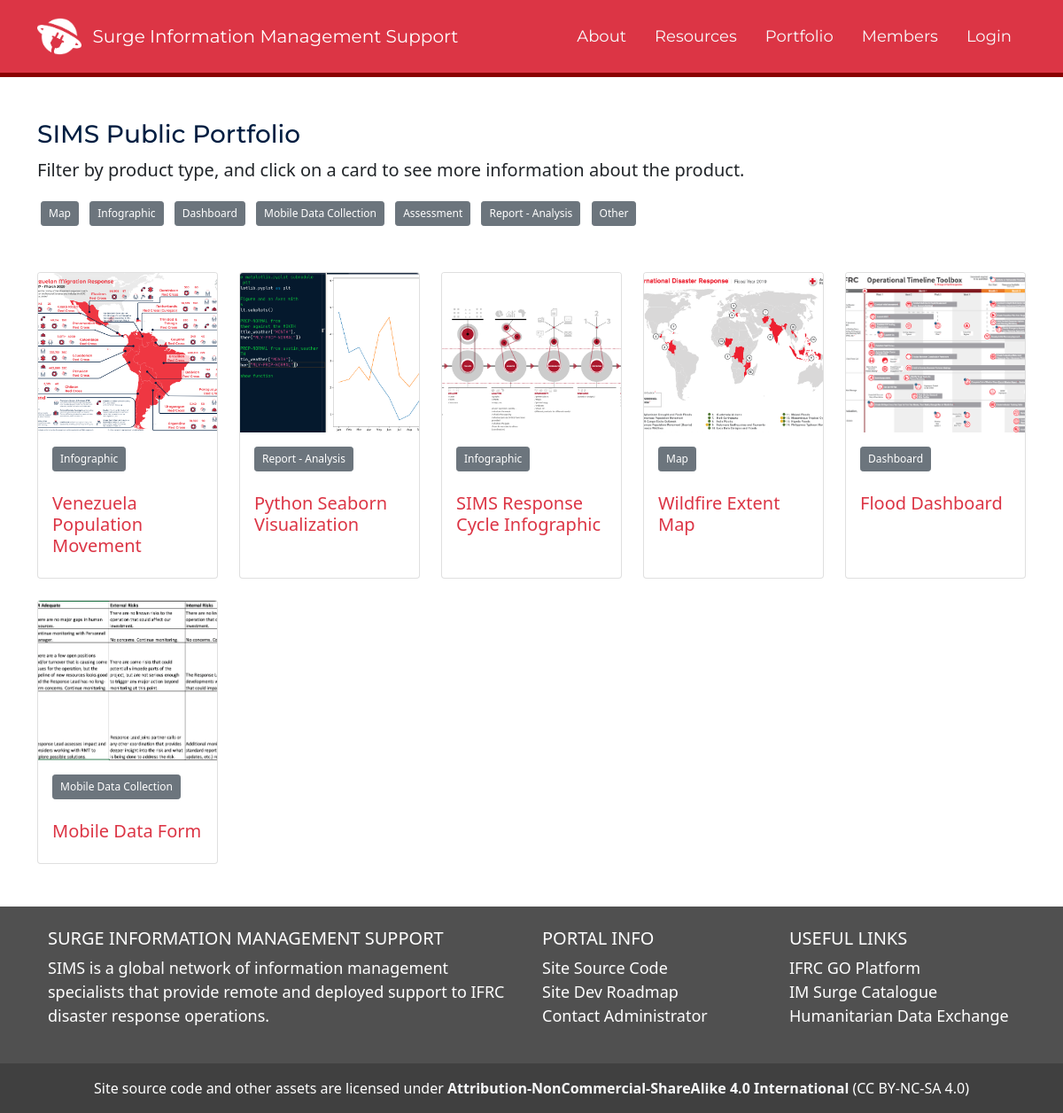
The app's page /portfolio with its own data.
### SIMS_Portal/models.py (models this page shows, shortened)
class Portfolio(db.Model):
	__tablename__ = 'portfolio'
	id = db.Column(db.Integer, primary_key=True)
	title = db.Column(db.String(200), nullable=False)
	type = db.Column(db.String(100), nullable=False)
	description = db.Column(db.Text)
	product_status = db.Column(db.String(100), default='Active')
	final_file_location = db.Column(db.String(100), nullable=False)
	asset_file_location = db.Column(db.String(100))
	external = db.Column(db.Boolean, default=False)
	assignment_id = db.Column(db.Integer, db.ForeignKey('assignment.id'))
	creator_id = db.Column(db.Integer, db.ForeignKey('user.id'), nullable=False)
	emergency_id = db.Column(db.Integer, db.ForeignKey('emergency.id'))
	created_at = db.Column(db.DateTime, server_default=func.now())
	updated_at = db.Column(db.DateTime, onupdate=func.now())

### SIMS_Portal/portfolios/routes.py (the view)
@portfolios.route('/portfolio')
def portfolio():
	public_portfolio = db.session.query(Portfolio).filter(Portfolio.external==1, Portfolio.product_status=='Active').all()
	type_search = ''
	type_list = ['Map', 'Infographic', 'Dashboard', 'Mobile Data Collection', 'Assessment', 'Report - Analysis', 'Other']
	return render_template('portfolio_public.html', title="SIMS Products", public_portfolio=public_portfolio, type_list=type_list, type_search=type_search)

### SIMS_Portal/templates/portfolio_public.html (shortened to what this page needs)
{% extends "layout.html" %}
{% block content %}
	<div class="container">
		<h3 class="mt-5" style="font-family: 'Montserrat';" id='sims-blue'>SIMS Public Portfolio</h3>
		<p class='lead'>Filter by product type, and click on a card to see more information about the product.</p>
		<div class="col mt-3">
			{% for type in type_list %}
				{% if type == type_search %}
				<a href='/portfolio/filter/{{type}}'><button class='btn btn-danger btn-sm m-1'>{{type}}</button></a>
				{% else %}
				<a href='/portfolio/filter/{{type}}'><button class='btn btn-secondary btn-sm m-1'>{{type}}</button></a>
				{% endif %}
			{% endfor %}
		<div class='row mb-5'>
			<div class='col-md-12'>
				<div class="row row-cols-5 row-cols-md-5 g-4 mt-4">
					{% for product in public_portfolio %}
	  					<div class="col d-flex align-items-stretch">
							<a href='/portfolio/view/{{product.id}}' class='text-danger'>
							<div class="card" id="portfolio-card">
								{% if '.pdf' in product.final_file_location %}
								<img src="/static/assets/portfolio/placeholder.png" class="card-img-top" alt="PDF Placeholder Thumbnail">
								{% else %}
		  					  	<img src="/static/assets/portfolio/{{product.final_file_location}}" class="card-img-top" alt="{{product.description}}">
							  	{% endif %}
		  					<div class="card-body d-flex flex-column">
								<div class='pb-4'><button type="button" class="btn btn-secondary btn-sm">{{product.type}}</button></div>
								<h5 class="card-title mt-auto mb-2" id='invert-card-text'>{{product.title}}</h5>
							  </a>
		  					</div>
							</div>
	  					</div>
					{% endfor %}
{% endblock content %}

### SIMS_Portal/templates/layout.html (shortened to what this page needs)
<!DOCTYPE html>
<html lang="en">
<head>
	<link href="https://cdn.jsdelivr.net/npm/bootstrap@5.1.3/dist/css/bootstrap.min.css" rel="stylesheet">
	<link rel="stylesheet" type="text/css" href="https://cdn.datatables.net/1.12.1/css/jquery.dataTables.css">
	<link rel="stylesheet" type="text/css" href="{{ url_for('static', filename='css/main.css') }}">
	<link rel="stylesheet" href="https://cdn.jsdelivr.net/npm/bootstrap-icons@1.8.3/font/bootstrap-icons.css">
	<link rel="stylesheet" href="https://cdn.jsdelivr.net/npm/fullcalendar@5.11.0/main.min.css">
</head>
<body class="d-flex flex-column min-vh-100" data-spy="scroll" data-target=".card" data-offset="50">
	<header>
	<nav id="navbar_top" class="navbar navbar-expand-md navbar-dark bg-danger navbar-static-top py-3">
	 <div class="container">
		 <img src='/static/assets/img/SIMS-Logo-Dark.png' height='50px'>&nbsp &nbsp
		{% if current_user.is_authenticated %}
			<a class="navbar-brand" href="/dashboard" style="font-family: 'Montserrat';">Surge Information Management Support</a>
		{% else %}
			<a class="navbar-brand" href="/" style="font-family: 'Montserrat';">Surge Information Management Support</a>
		{% endif %}
	  <div class="collapse navbar-collapse" id="main_nav">
		<ul class="navbar-nav ms-auto">
			{% if current_user.is_authenticated %}
				{% if request.path == '/dashboard' %}
					<li class="nav-item px-3"><button type="button" class="btn btn-light" style="font-family: 'Montserrat';">Dashboard</button></li>
				{% else %}
					<li class="nav-item px-3"><a class="nav-link text-light" href="/dashboard" style="font-family: 'Montserrat';"> Dashboard </a></li>
				{% endif %}
				{% if '/profile_edit/' in request.path %}
				<li class="nav-item px-3"> </li>
				{% elif request.path == '/profile' %}
					<li class="nav-item px-2"><button type="button" class="btn btn-light" style="font-family: 'Montserrat';">{{ current_user.firstname }}'s Profile</button></li>
				{% else %}
				<li class="nav-item px-2"><a class="nav-link text-light" href="/profile" style="font-family: 'Montserrat';"> {{ current_user.firstname }}'s Profile </a></li>
				{% endif %}
				<li class="nav-item ps-2"><a class="nav-link text-light" href="/logout" style="font-family: 'Montserrat';"> Logout </a></li>
			{% else %}
				<li class="nav-item px-2"><a class="nav-link text-light" href="/about" style="font-family: 'Montserrat';"> About </a></li>
				<li class="nav-item px-2"><a class="nav-link text-light" href="#" style="font-family: 'Montserrat';"> Resources </a></li>
				<li class="nav-item px-2"><a class="nav-link text-light" href="/portfolio" style="font-family: 'Montserrat';"> Portfolio </a></li>
				<li class="nav-item px-2"><a class="nav-link text-light" href="/members" style="font-family: 'Montserrat';"> Members </a></li>
				<li class="nav-item px-2"><a class="nav-link text-light" href="/login" style="font-family: 'Montserrat';"> Login </a></li>
			{% endif %}
		</ul>
	  </div>
	</nav>
	</header>
	{% block content %}{% endblock %}
	<footer class="text-white text-center text-lg-start mt-auto" style='background: #505050'>
	  <div class="container p-4">
		<div class="row">
		  <div class="col-lg-6 col-md-12 mb-4 mb-md-0">
			<h5 class="text-uppercase">Surge Information Management Support</h5>
			<p>
			  SIMS is a global network of information management specialists that provide remote and deployed support to IFRC disaster response operations.
			</p>
		  </div>
		  <div class="col-lg-3 col-md-6 mb-4 mb-md-0">
			<h5 class="text-uppercase">Portal Info</h5>
			<ul class="list-unstyled mb-0">
			  <li>
				<a href="https://github.com/JonathanGarro/SIMS-Portal-Neo" class="text-white">Site Source Code</a>
			  </li>
			  <li>
				<a href="https://trello.com/b/zzwVdwoY/sims-portal-development-roadmap" class="text-white">Site Dev Roadmap</a>
			  </li>
			  <li>
				<a href="#!" class="text-white">Contact Administrator</a>
			  </li>
			</ul>
		  </div>
		  <div class="col-lg-3 col-md-6 mb-4 mb-md-0">
			  <h5 class="text-uppercase">Useful Links</h5>
			  <ul class="list-unstyled mb-0">
				<li>
				  <a href="https://go.ifrc.org" class="text-white">IFRC GO Platform</a>
				</li>
				<li>
				  <a href="https://go.ifrc.org/deployments/catalogue/infoMgt" class="text-white">IM Surge Catalogue</a>
				</li>
				<li>
				  <a href="https://data.humdata.org" class="text-white">Humanitarian Data Exchange</a>
				</li>
			  </ul>
			</div>
		</div>
	  </div>
	  <div class="text-center p-3" style="background-color: rgba(0, 0, 0, 0.2);">
		Site source code and other assets are licensed under <a href='http://creativecommons.org/licenses/by-nc-sa/4.0/' class='text-light fw-bold'> Attribution-NonCommercial-ShareAlike 4.0 International</a> (CC BY-NC-SA 4.0)
	  </div>
	</footer>
</body>
</html>

### SIMS_Portal/static/css/main.css (style rules this page uses)
a { text-decoration: none; color: #df4759 }
a:link { text-decoration: none; color: #df4759 }
body { position: relative; }
p { font-size: 18px; }
li { font-size: 18px; }
#sims-blue { color: #011E41 }
.card-img-top { width: 100%; height: 15vw; object-fit: cover; }
.btn-sm { font-size: 12px }
#navbar_top { border-bottom: 5px solid #890000; }

### records on screen
Portfolio: final_file_location (picture), type "Infographic", title "Venezuela Population Movement"
Portfolio: final_file_location (picture), type "Report - Analysis", title "Python Seaborn Visualization"
Portfolio: final_file_location (picture), type "Infographic", title "SIMS Response Cycle Infographic"
Portfolio: final_file_location (picture), type "Map", title "Wildfire Extent Map"
Portfolio: final_file_location (picture), type "Dashboard", title "Flood Dashboard"
Portfolio: final_file_location (picture), type "Mobile Data Collection", title "Mobile Data Form"

### other values on screen
{{ type }} "Map" "Infographic" "Dashboard" "Mobile Data Collection" "Assessment" "Report - Analysis" "Other"
